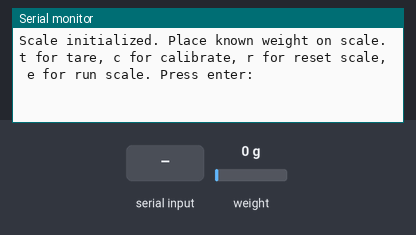
This sketch was run on a simulated Arduino Uno, built with avr-gcc and run on an emulated ATmega328P. On the bench: the last lines printed to the serial monitor. The inputs (shaded band) are chosen by the test bench; at power-on: weight on the scale 0 g.

Above: at 2.2 s.
2.3 s: "c\n" received over Serial
At 3.5 s:
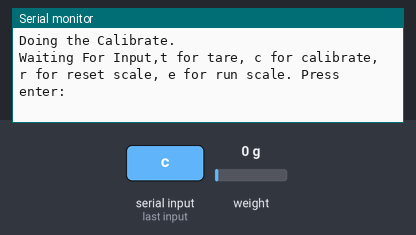
3.8 s: "C\n" received over Serial
At 5.0 s:
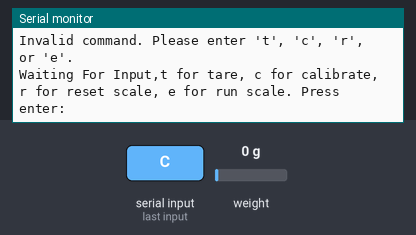
5.3 s: "t\n" received over Serial
At 6.0 s:
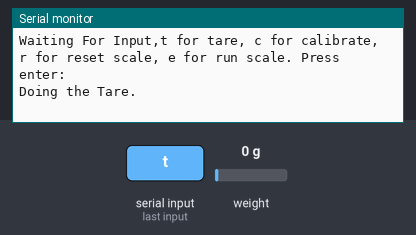
6.8 s: "r\n" received over Serial
At 7.1 s:
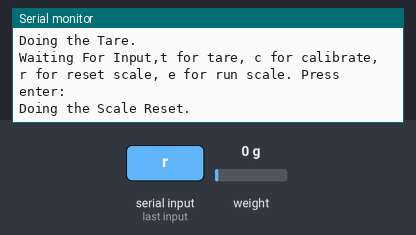
8.3 s: "e\n" received over Serial
At 9.1 s:
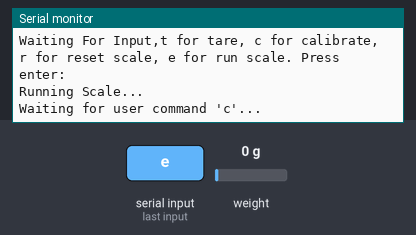
9.8 s: byte 99 ('c') received over Serial
At 11.2 s:
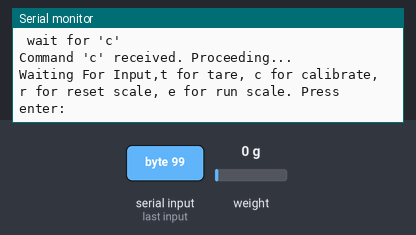

The sketch:

ScaleWithMenu.ino
```cpp
#include <Arduino.h>
#include "HX711.h"

const int LOADCELL_DOUT_PIN = 16;
const int LOADCELL_SCK_PIN = 4;

HX711 scale;
String InputString;
bool InputComplete = false;

void RunScale() {
  Serial.println("Waiting for user command 'c'...");

  // This loop will run indefinitely until serial data is available.
  while (!Serial.available()) {
    long reading = scale.get_units(10);
    Serial.println("Raw Reading: ");
    Serial.println(reading);
    Serial.println(" wait for 'c'");
  }

  // A command has been sent, now we read it.
  char command = Serial.read();

  if (command == 'c' || command == 'C') {
    Serial.println("Command 'c' received. Proceeding...");
  } else {
    Serial.print("Received '");
    Serial.print(command);
    Serial.println("'. Incorrect command. Please restart the program.");
    // An optional delay can be added to prevent spamming the serial monitor.
    delay(100);
  }
}


void setup() {
  Serial.begin(115200);
  scale.begin(LOADCELL_DOUT_PIN, LOADCELL_SCK_PIN);
  scale.set_scale(1);
  scale.tare();

  // Initial prompt, only printed once in setup
  Serial.println("Scale initialized. Place known weight on scale.\n");
  Serial.println("t for tare, c for calibrate, r for reset scale, e for run scale. Press enter:\n");
}


void loop() {
  // Check for available serial data
  if (Serial.available() > 0) {
    char inChar = Serial.read();

    if (inChar != '\n' && inChar != '\r') {
      InputString += inChar;
    } else {
      InputComplete = true;
    }
  }

  // Process the command only when a full line of input has been received
  if (InputComplete) {
    char command = InputString.charAt(0);

    switch(command){
      case 't':
        Serial.println("Doing the Tare.");
        scale.tare();
        break;
      case 'c':
        Serial.println("Doing the Calibrate.");
        break;
      case 'r':
        Serial.println("Doing the Scale Reset.");
        scale.tare();
        scale.set_scale(1);
        break;
      case 'e':
        Serial.println("Running Scale...");
        RunScale();
        // This is a good place to start the continuous scale reading loop.
        // For example, you could have a separate function to read the scale.
        break;
      default:
        Serial.println("Invalid command. Please enter 't', 'c', 'r', or 'e'.");
        break;
    }

    // Reset variables for the next command
    InputComplete = false;
    InputString = "";

    // Print the prompt again after a command is processed
    Serial.println("Waiting For Input,t for tare, c for calibrate, r for reset scale, e for run scale. Press enter:");
  }
}
```

Measured:
- after the input at 2.3 s, the serial monitor: prints a new line at once (image 1)
- after the input at 3.8 s, the serial monitor: prints a new line at once (image 2)
- after the input at 5.3 s, the serial monitor: prints a new line at once (image 3)
- after the input at 6.8 s, the serial monitor: prints a new line at once (image 4)
- after the input at 8.3 s, the serial monitor: prints a new line at once (image 5)
- after the input at 9.8 s, the serial monitor: prints a new line after 0.50 s (image 6)
